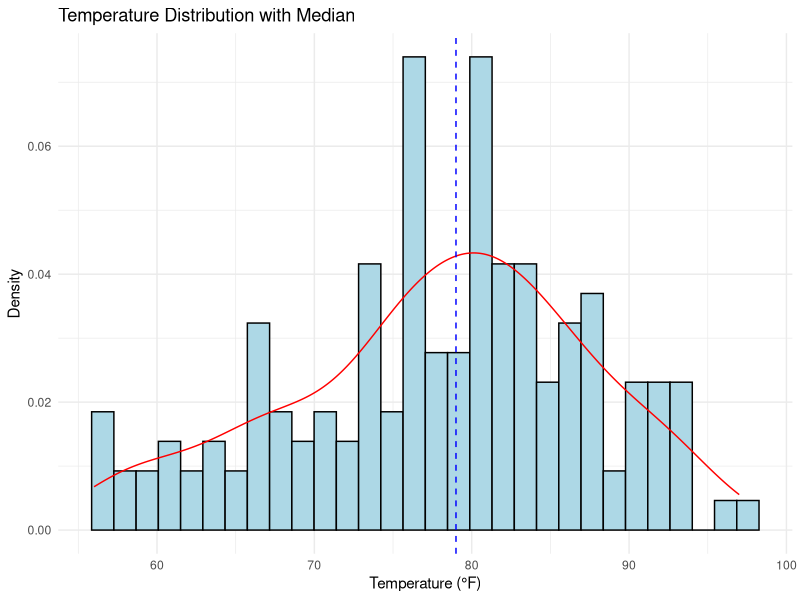
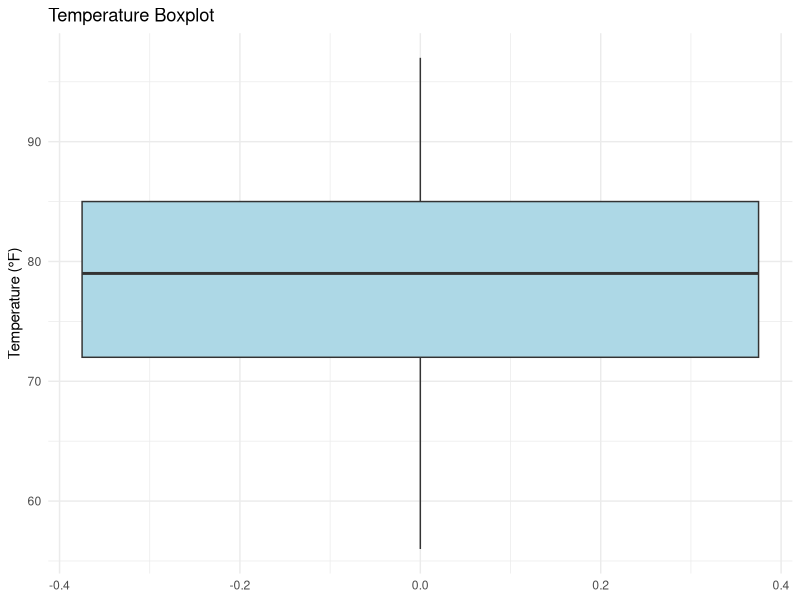
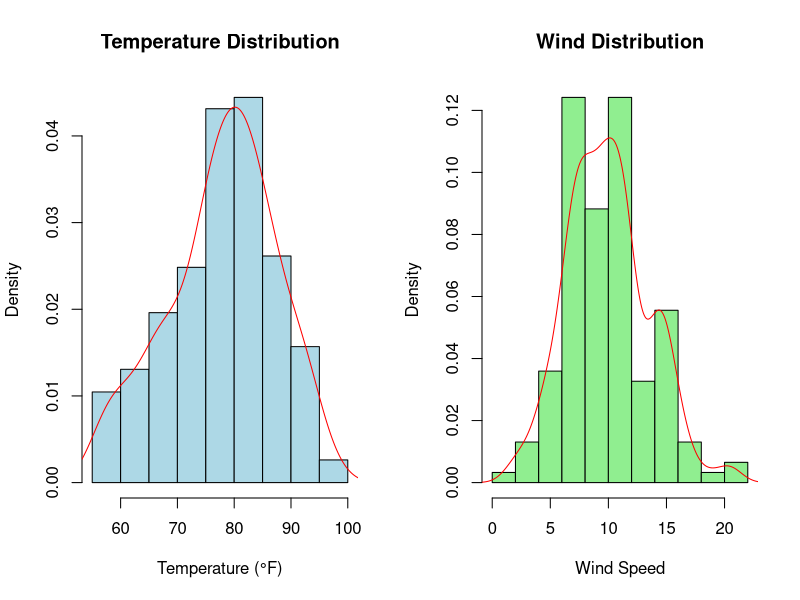

Write R code to recreate these figures, in order.
## ---- chunk 1
knitr::opts_chunk$set(echo = TRUE, warning = FALSE, message = FALSE)
library(ggplot2)
library(tidyverse)
## ---- chunk 2
# Load the airquality dataset
data(airquality)

# Basic summary of Temp and Wind variables
summary(airquality[c("Temp", "Wind")])
## ---- chunk 3
# Create histogram with density plot for Temperature
ggplot(airquality, aes(x = Temp)) +
  geom_histogram(aes(y = ..density..), bins = 30, fill = "lightblue", color = "black") +
  geom_density(color = "red") +
  geom_vline(xintercept = median(airquality$Temp), color = "blue", linetype = "dashed") +
  labs(title = "Temperature Distribution with Median",
       x = "Temperature (°F)",
       y = "Density") +
  theme_minimal()
## ---- chunk 4
# Create boxplot for Temperature
ggplot(airquality, aes(y = Temp)) +
  geom_boxplot(fill = "lightblue") +
  labs(title = "Temperature Boxplot",
       y = "Temperature (°F)") +
  theme_minimal()
## ---- chunk 5
# Calculate median and mode
temp_median <- median(airquality$Temp)
density_temp <- density(airquality$Temp)
temp_mode <- density_temp$x[which.max(density_temp$y)]

# Print the calculated values
cat("Temperature Median:", temp_median, "°F\n")
cat("Temperature Mode (density peak):", round(temp_mode, 1), "°F\n")
## ---- chunk 6
# Create side-by-side histograms with density plots
par(mfrow = c(1, 2))

# Temperature distribution
hist(airquality$Temp, prob = TRUE, main = "Temperature Distribution",
     xlab = "Temperature (°F)", col = "lightblue", border = "black")
lines(density(airquality$Temp), col = "red")

# Wind distribution
hist(airquality$Wind, prob = TRUE, main = "Wind Distribution",
     xlab = "Wind Speed", col = "lightgreen", border = "black")
lines(density(airquality$Wind), col = "red")

# Reset plotting parameters
par(mfrow = c(1, 1))

# Perform Shapiro-Wilk test for normality
temp_shapiro <- shapiro.test(airquality$Temp)
wind_shapiro <- shapiro.test(airquality$Wind)
## ---- chunk 7
# Print test results
cat("\nShapiro-Wilk test for Temperature:\n")
print(temp_shapiro)
cat("\nShapiro-Wilk test for Wind:\n")
print(wind_shapiro)
## ---- chunk 8
# Calculate summary statistics for both variables
temp_summary <- c(
  mean = mean(airquality$Temp),
  sd = sd(airquality$Temp),
  median = median(airquality$Temp),
  IQR = IQR(airquality$Temp)
)

wind_summary <- c(
  mean = mean(airquality$Wind),
  sd = sd(airquality$Wind),
  median = median(airquality$Wind),
  IQR = IQR(airquality$Wind)
)

# Print summary statistics
cat("\nTemperature Summary Statistics:\n")
print(round(temp_summary, 2))
cat("\nWind Summary Statistics:\n")
print(round(wind_summary, 2))
